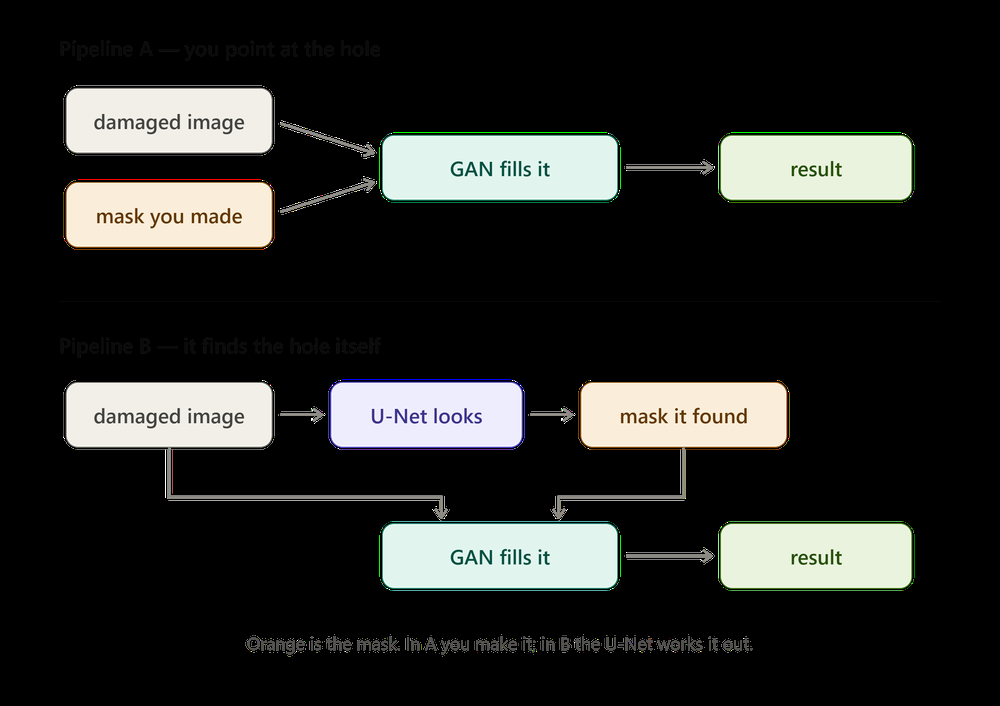
#> input picture two_inpainting_pipelines_compared.png, 1000 x 706 px, shrunk from 2720 x 1920 before the run; its folder holds only this picture in this run
$ python damage_batch.py --clean_dir .
#> lines starting #> are read from the running program, lines starting #| are printed output that depends on the picture; after the words box and inside, x2 and y2 are one past the last pixel; in counts of white or black regions, pixels touching at a corner belong together
"""Build a U-Net training set: damaged images + their masks, with VARIED damage.

  python damage_batch.py --clean_dir data/train_images ^
                         --out_images data/unet_images ^
                         --out_masks  data/unet_masks ^
                         --n 1000
"""
import argparse
from pathlib import Path

import numpy as np
import cv2


def rect_mask(shape, rng, lo=32, hi=112):
    h, w = shape
    m = np.zeros((h, w), np.uint8)
    for _ in range(int(rng.integers(1, 3))):          # 1-2 rectangles
        bw = int(rng.integers(lo, hi + 1))
        bh = int(rng.integers(lo, hi + 1))
        x0 = int(rng.integers(0, max(1, w - bw)))
        y0 = int(rng.integers(0, max(1, h - bh)))
        m[y0:y0 + bh, x0:x0 + bw] = 255
    return m


def blob_mask(shape, rng):
    h, w = shape
    m = np.zeros((h, w), np.uint8)
    for _ in range(int(rng.integers(2, 6))):
        c = (int(rng.integers(0, w)), int(rng.integers(0, h)))
        cv2.circle(m, c, int(rng.integers(12, 40)), 255, -1)
    return m


def scratch_mask(shape, rng):
    h, w = shape
    m = np.zeros((h, w), np.uint8)
    for _ in range(int(rng.integers(2, 6))):
        p1 = (int(rng.integers(0, w)), int(rng.integers(0, h)))
        p2 = (int(rng.integers(0, w)), int(rng.integers(0, h)))
        cv2.line(m, p1, p2, 255, int(rng.integers(3, 9)))
    return m


def main():
    ap = argparse.ArgumentParser()
    ap.add_argument("--clean_dir", required=True)
    ap.add_argument("--out_images", default="data/unet_images")
    ap.add_argument("--out_masks", default="data/unet_masks")
    ap.add_argument("--n", type=int, default=1000)
    ap.add_argument("--size", type=int, default=256)
    ap.add_argument("--fill", type=int, default=255)
    ap.add_argument("--p_rect", type=float, default=0.6,
                    help="share of rectangles; the GAN only trained on these")
    ap.add_argument("--seed", type=int, default=0)
    ap.add_argument("--fill_random", action="store_true",
                    help="draw a different grey level per image instead of using --fill. "
                         "Stops brightness being a reliable cue, forcing the U-Net to learn "
                         "that damage is FLAT while real structure carries speckle noise.")
    ap.add_argument("--fill_lo", type=int, default=0)
    ap.add_argument("--fill_hi", type=int, default=255)
    args = ap.parse_args()

    src = sorted(Path(args.clean_dir).glob("*.png"))
    if not src:
        raise SystemExit(f"no .png in {args.clean_dir}")

    di, dm = Path(args.out_images), Path(args.out_masks)
    di.mkdir(parents=True, exist_ok=True)
    dm.mkdir(parents=True, exist_ok=True)

    rng = np.random.default_rng(args.seed)
    counts = {"rect": 0, "blob": 0, "scratch": 0}
    fills = []
    manifest = []

    for i in range(args.n):
        f = src[i % len(src)]
        img = cv2.imread(str(f), cv2.IMREAD_GRAYSCALE)
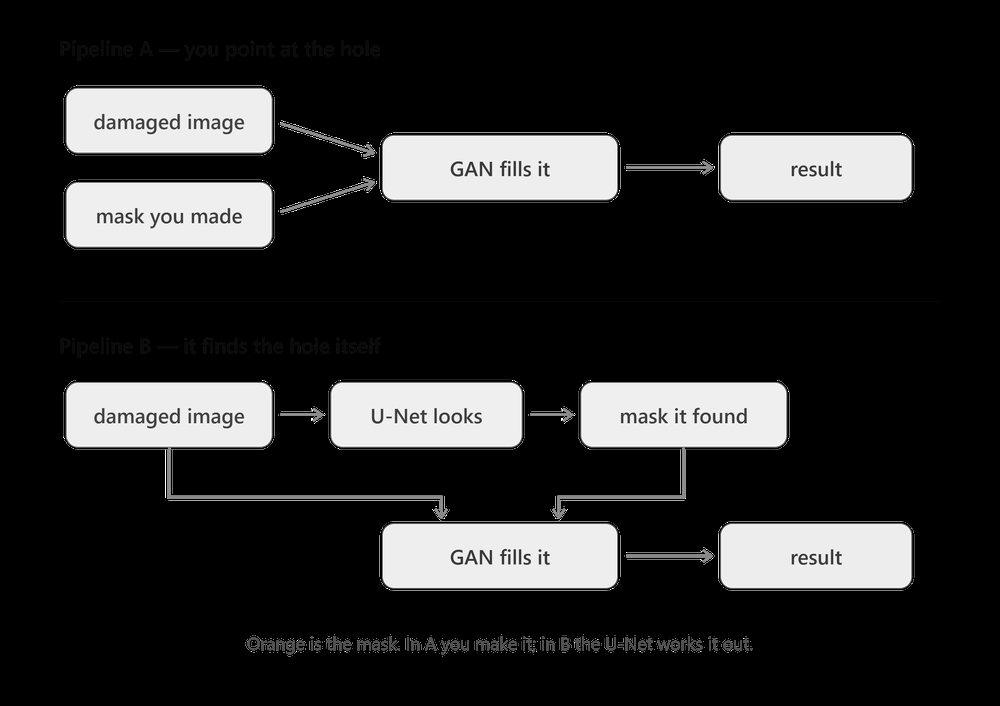
#> img: shape (706, 1000); min 0, max 255, mean 41.5
        img = cv2.resize(img, (args.size, args.size), interpolation=cv2.INTER_AREA)
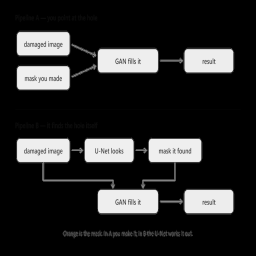
#> img: shape (256, 256); min 0, max 241, mean 41.5

        r = rng.random()
        if r < args.p_rect:
            kind, m = "rect", rect_mask(img.shape, rng)
        elif r < args.p_rect + (1 - args.p_rect) / 2:
            kind, m = "blob", blob_mask(img.shape, rng)
#> after the loop in blob_mask, `for _ in range(int(rng.integers(2, 6))):`:
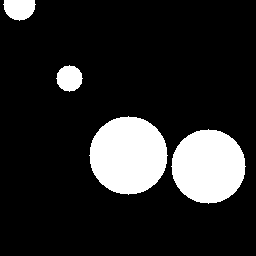
#> m: shape (256, 256); 15.5% white; 4 white regions, box (x1, y1, x2, y2) and area: (89, 116, 168, 195) 4777, (171, 129, 246, 204) 4293, (3, 0, 36, 21) 539, (56, 65, 83, 92) 529
#> kind = 'blob'
        else:
            kind, m = "scratch", scratch_mask(img.shape, rng)
        counts[kind] += 1

        if args.fill_random:
            fill = int(rng.integers(args.fill_lo, args.fill_hi + 1))
        else:
            fill = args.fill
        fills.append(fill)

        # what the damaged region covered up, BEFORE we paint over it --
        # this is what decides whether the damage is visible at all
        sel = m > 0
        bg_mean = float(img[sel].mean())
#> bg_mean = 69.13
        bg_std = float(img[sel].std())
#> bg_std = 102.8
        contrast = abs(fill - bg_mean)
#> contrast = 185.9

        dmg = img.copy()
        dmg[m > 0] = fill
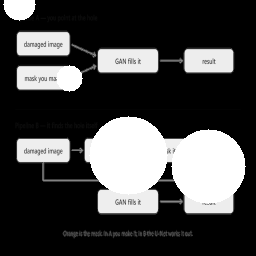
#> dmg: shape (256, 256); 15.47% of pixels changed, all inside (x1, y1, x2, y2) = (3, 0, 246, 204)

        stem = f"{f.stem}_{i:05d}"
        cv2.imwrite(str(di / f"{stem}.png"), dmg)
        cv2.imwrite(str(dm / f"{stem}.png"), m)

        manifest.append({
            "stem": stem,
            "kind": kind,
            "fill": fill,
            "area_pct": round(100 * float(sel.mean()), 3),
            "bg_mean": round(bg_mean, 1),
            "bg_std": round(bg_std, 1),
            "contrast": round(contrast, 1),
        })

    import csv
    mpath = di.parent / f"{di.name}_manifest.csv"
    with open(mpath, "w", newline="") as fh:
        w = csv.DictWriter(fh, fieldnames=list(manifest[0].keys()))
        w.writeheader()
        w.writerows(manifest)

    frac = []
    for p in sorted(dm.glob("*.png"))[:200]:
        frac.append((cv2.imread(str(p), 0) > 127).mean())
    print(f"{args.n} pairs written")
    print(f"  manifest -> {mpath}")
    low = sum(1 for r in manifest if r["contrast"] < 15)
    print(f"  near-invisible (contrast < 15 grey levels): {low} of {len(manifest)}"
          f"  ({100*low/len(manifest):.0f}%)")
    print(f"  images -> {di}")
    print(f"  masks  -> {dm}")
    print(f"  mix: {counts}")
    if args.fill_random:
        print(f"  fill: RANDOM per image, range [{min(fills)}, {max(fills)}], mean {np.mean(fills):.0f}")
    else:
        print(f"  fill: fixed at {args.fill}")
    print(f"  mean damaged area: {100*np.mean(frac):.1f}%  (min {100*min(frac):.1f}%, max {100*max(frac):.1f}%)")


if __name__ == "__main__":
    main()
